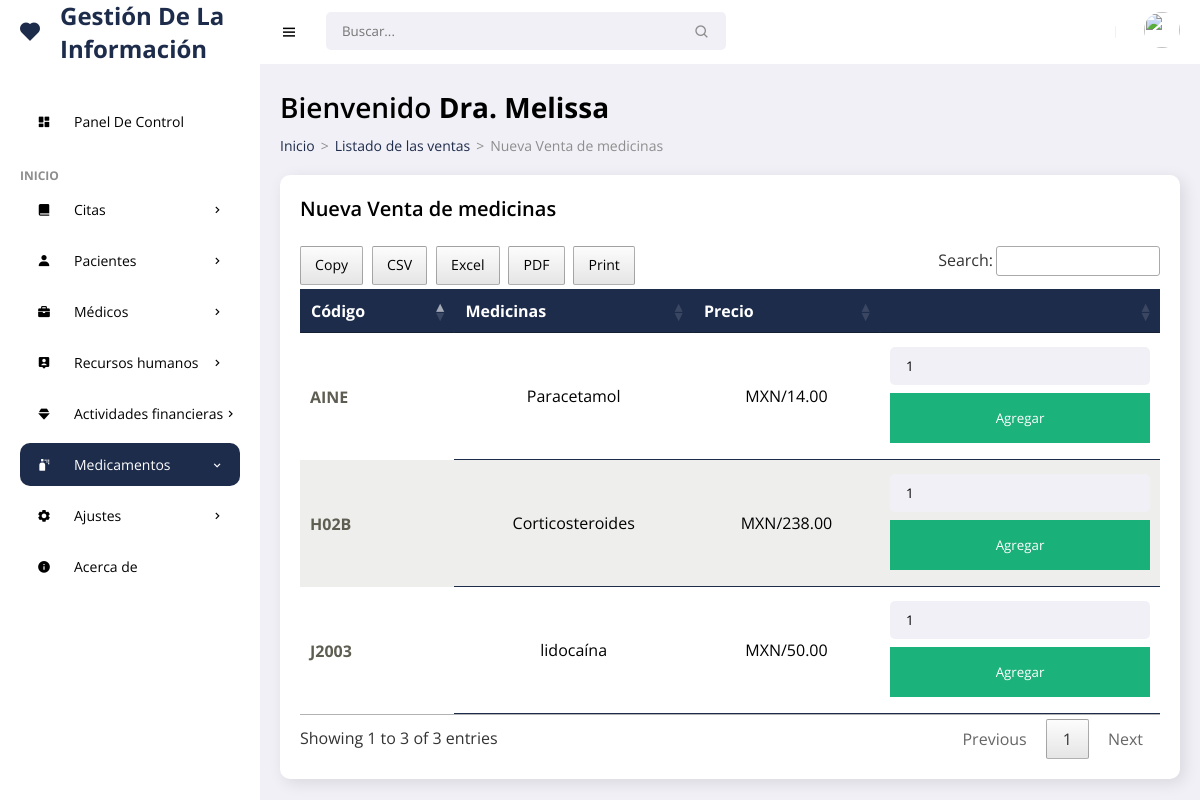
The page /frontend/medicinas/new_sale.php (signed in) on the database its author committed.
### tables this page shows
CREATE TABLE `product` (
  `idprcd` int(11) NOT NULL,
  `codpro` char(14) NOT NULL,
  `nompro` text NOT NULL,
  `idcat` int(11) NOT NULL,
  `preprd` decimal(10,2) NOT NULL,
  `stock` char(3) NOT NULL,
  `state` char(1) NOT NULL,
  `fere` timestamp NOT NULL DEFAULT current_timestamp() ON UPDATE current_timestamp()
);

### frontend/medicinas/new_sale.php (the view, shortened to what this page needs)
<!DOCTYPE html>
<html lang="es">
<head>
    <link href='https://unpkg.com/boxicons@2.0.9/css/boxicons.min.css' rel='stylesheet'>
    <link rel="stylesheet" href="../../backend/css/admin.css">
    <link rel="stylesheet" type="text/css" href="../../backend/css/datatable.css">
    <link rel="stylesheet" type="text/css" href="../../backend/css/buttonsdataTables.css">
    <link rel="stylesheet" type="text/css" href="../../backend/css/font.css">
</head>
<body>
    <section id="sidebar">
        <a href="../admin/escritorio.php" class="brand"><i class='bx bxs-heart icon'></i> Gestión De La Información</a>
        <ul class="side-menu">
            <li><a href="../admin/escritorio.php" ><i class='bx bxs-dashboard icon' ></i>Panel De Control</a></li>
            <li class="divider" data-text="Inicio">Panel</li>
            <li>
                <a href="#"><i class='bx bxs-book-alt icon' ></i> Citas <i class='bx bx-chevron-right icon-right' ></i></a>
            </li>
            <li>
                <a href="#"><i class='bx bxs-user icon' ></i> Pacientes <i class='bx bx-chevron-right icon-right' ></i></a>
            </li>
            <li>
                <a href="#"><i class='bx bxs-briefcase icon' ></i> Médicos <i class='bx bx-chevron-right icon-right' ></i></a>
            </li>
            <li>
                <a href="#"><i class='bx bxs-user-pin icon' ></i> Recursos humanos<i class='bx bx-chevron-right icon-right' ></i></a>
            </li>
            <li>
                <a href="#"><i class='bx bxs-diamond icon' ></i> Actividades financieras<i class='bx bx-chevron-right icon-right' ></i></a>
            </li>
            <li>
                <a href="#" class="active"><i class='bx bxs-spray-can icon' ></i> Medicamentos<i class='bx bx-chevron-right icon-right' ></i></a>
            </li>
            <li>
                <a href="#"><i class='bx bxs-cog icon' ></i> Ajustes<i class='bx bx-chevron-right icon-right' ></i></a>
            </li>
        <li><a href="../acerca/mostrar.php"><i class='bx bxs-info-circle icon' ></i> Acerca de</a></li>
        </ul>
    </section>
    <section id="content">
        <nav>
            <i class='bx bx-menu toggle-sidebar' ></i>
            <form action="#">
                <div class="form-group">
                    <input type="text" placeholder="Buscar...">
                    <i class='bx bx-search icon' ></i>
                </div>
            </form>
            <div class="profile">
                <img src="https://images.unsplash.com/photo-1517841905240-472988babdf9?ixid=MnwxMjA3fDB8MHxzZWFyY2h8NHx8cGVvcGxlfGVufDB8fDB8fA%3D%3D&ixlib=rb-1.2.1&auto=format&fit=crop&w=500&q=60" alt="">
            </div>
        </nav>
        <main>
            <h1 class="title">Bienvenido <?php echo '<strong>'.$_SESSION['username'].'</strong>'; ?></h1>
            <ul class="breadcrumbs">
                <li><a href="../admin/escritorio.php">Inicio</a></li>
                <li class="divider">></li>
                <li><a href="../medicinas/venta.php">Listado de las ventas</a></li>
                <li class="divider">></li>
                <li><a href="#" class="active"> Nueva Venta de medicinas</a></li>
            </ul>
          <div class="data">
                <div class="content-data">
                    <div class="head">
                        <h3> Nueva Venta de medicinas</h3>
                    </div>
                   <div class="table-responsive" style="overflow-x:auto;">
                       <?php
require '../../backend/bd/Conexion.php';
$sentencia = $connect->prepare("SELECT product.idprcd, product.codpro, product.nompro, category.idcat, category.nomcat, product.preprd, product.stock, product.state, product.fere FROM product INNER JOIN category ON product.idcat = category.idcat GROUP BY product.idprcd;");
 $sentencia->execute();
$data =  array();
if($sentencia){
  while($r = $sentencia->fetchObject()){
    $data[] = $r;
  }
}
     ?>
     <?php if(count($data)>0):?>
         <table id="example" class="responsive-table">
            <thead>
                <tr>
                    <th scope="col">Código</th>
                    <th scope="col">Medicinas</th>
                    <th scope="col">Precio</th>
                    <th scope="col"></th>
                </tr>
            </thead>
            <tbody>
                <?php foreach($data as $d):?>
                    <tr>
                        <th scope="row"><?php echo $d->codpro ?></th>
                        <td data-title="Medicinas"><?php echo $d->nompro ?></td>
                        <td data-title="Precio">MXN/<?php echo $d->preprd ?></td>
                        <td style="width:260px;">
    <form class="form-inline" method="post" action="">
      <div class="form-group">
        <input type="number" name="p_qty" value="1" style="width:100px;" min="1" class="form-control" placeholder="Cantidad">
      </div>
      <button type="submit" name="add_to_cart" class="registerbtn">Agregar </button>
    </form>
                            </td>
                    </tr>
                    <?php endforeach; ?>
            </tbody>
         </table>
    <?php endif; ?>
                    </div>
                </div>
            </div>
        </main>
    </section>
</body>
</html>

### backend/css/datatable.css (style rules this page uses)
table.dataTable thead>tr>th.sorting,table.dataTable thead>tr>th.sorting_asc,table.dataTable thead>tr>th.sorting_desc,table.dataTable thead>tr>th.sorting_asc_disabled,table.dataTable thead>tr>th.sorting_desc_disabled,table.dataTable thead>tr>td.sorting,table.dataTable thead>tr>td.sorting_asc,table.dataTable thead>tr>td.sorting_desc,table.dataTable thead>tr>td.sorting_asc_disabled,table.dataTable thead>tr>td.sorting_desc_disabled { cursor:pointer;position:relative;padding-right:26px }
table.dataTable thead>tr>th.sorting:before,table.dataTable thead>tr>th.sorting:after,table.dataTable thead>tr>th.sorting_asc:before,table.dataTable thead>tr>th.sorting_asc:after,table.dataTable thead>tr>th.sorting_desc:before,table.dataTable thead>tr>th.sorting_desc:after,table.dataTable thead>tr>th.sorting_asc_disabled:before,table.dataTable thead>tr>th.sorting_asc_disabled:after,table.dataTable thead>tr>th.sorting_desc_disabled:before,table.dataTable thead>tr>th.sorting_desc_disabled:after,table.dataTable thead>tr>td.sorting:before,table.dataTable thead>tr>td.sorting:after,table.dataTable thead>tr>td.sorting_asc:before,table.dataTable thead>tr>td.sorting_asc:after,table.dataTable thead>tr>td.sorting_desc:before,table.dataTable thead>tr>td.sorting_desc:after,table.dataTable thead>tr>td.sorting_asc_disabled:before,table.dataTable thead>tr>td.sorting_asc_disabled:after,table.dataTable thead>tr>td.sorting_desc_disabled:before,table.dataTable thead>tr>td.sorting_desc_disabled:after { position:absolute;display:block;opacity:.125;right:10px;line-height:9px;font-size:.9em }
table.dataTable thead>tr>th.sorting:before,table.dataTable thead>tr>th.sorting_asc:before,table.dataTable thead>tr>th.sorting_desc:before,table.dataTable thead>tr>th.sorting_asc_disabled:before,table.dataTable thead>tr>th.sorting_desc_disabled:before,table.dataTable thead>tr>td.sorting:before,table.dataTable thead>tr>td.sorting_asc:before,table.dataTable thead>tr>td.sorting_desc:before,table.dataTable thead>tr>td.sorting_asc_disabled:before,table.dataTable thead>tr>td.sorting_desc_disabled:before { bottom:50%;content:"▴" }
table.dataTable thead>tr>th.sorting:after,table.dataTable thead>tr>th.sorting_asc:after,table.dataTable thead>tr>th.sorting_desc:after,table.dataTable thead>tr>th.sorting_asc_disabled:after,table.dataTable thead>tr>th.sorting_desc_disabled:after,table.dataTable thead>tr>td.sorting:after,table.dataTable thead>tr>td.sorting_asc:after,table.dataTable thead>tr>td.sorting_desc:after,table.dataTable thead>tr>td.sorting_asc_disabled:after,table.dataTable thead>tr>td.sorting_desc_disabled:after { top:50%;content:"▾" }
table.dataTable thead>tr>th.sorting_asc:before,table.dataTable thead>tr>th.sorting_desc:after,table.dataTable thead>tr>td.sorting_asc:before,table.dataTable thead>tr>td.sorting_desc:after { opacity:.6 }
table.dataTable thead th,table.dataTable thead td,table.dataTable tfoot th,table.dataTable tfoot td { text-align:left }
table.dataTable { width:100%;margin:0 auto;clear:both;border-collapse:separate;border-spacing:0 }
table.dataTable thead th,table.dataTable tfoot th { font-weight:bold }
table.dataTable thead th,table.dataTable thead td { padding:10px;border-bottom:1px solid rgba(0, 0, 0, 0.3) }
table.dataTable tbody tr { background-color:transparent }
table.dataTable tbody th,table.dataTable tbody td { padding:8px 10px }
table.dataTable.no-footer { border-bottom:1px solid rgba(0, 0, 0, 0.3) }
table.dataTable th,table.dataTable td { box-sizing:content-box }

### rows shown on the page
product: codpro "H02B", nompro "Corticosteroides", preprd "238.00"
product: codpro "J2003", nompro "lidocaína", preprd "50.00"
product: codpro "AINE", nompro "Paracetamol", preprd "14.00"

### other values the page prints
$_SESSION['username'] "Dra. Melissa"
